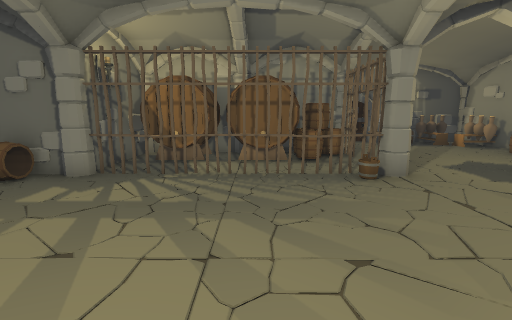
view 1 (above)

16 first-person views from a walk through a scene from a Unity 3-D project. The camera is 1.5 m above the floor, tilts 10° down and sees 90° across. Doors are open. The floor is counted in squares, 1 m on a side. Each view is taken from the middle of a square. On the plan, view 1 faces up. The plan holds only what a view shows up to about 13 squares ahead; the rest is blank. Some animated figures are left out.

view 2
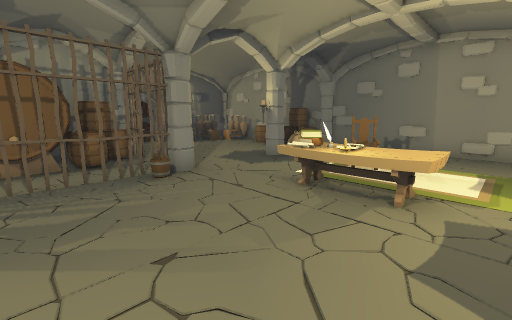

view 3
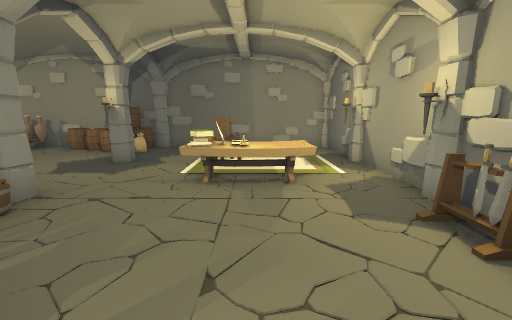

view 4
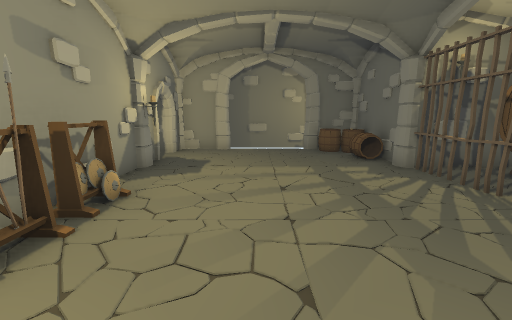

view 5
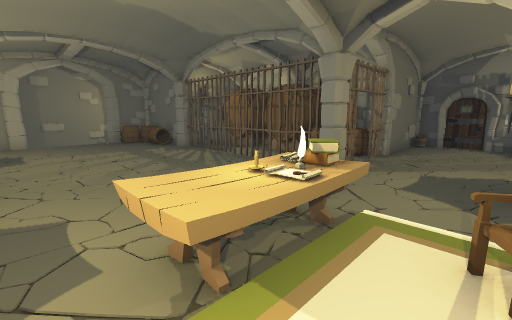

view 6
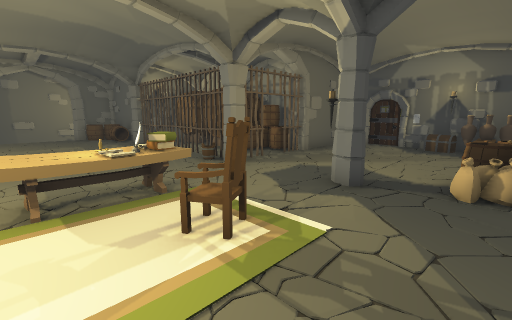

view 7
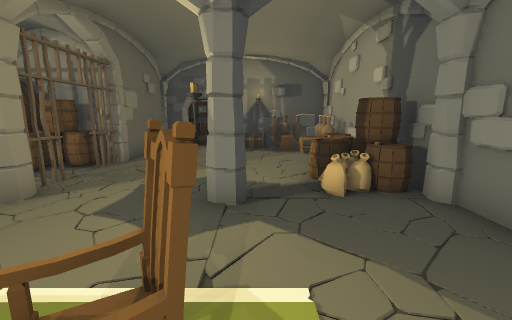

view 8
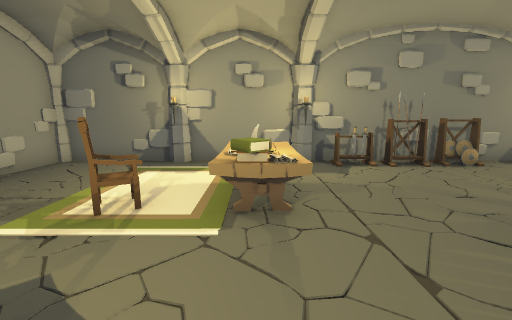

view 9
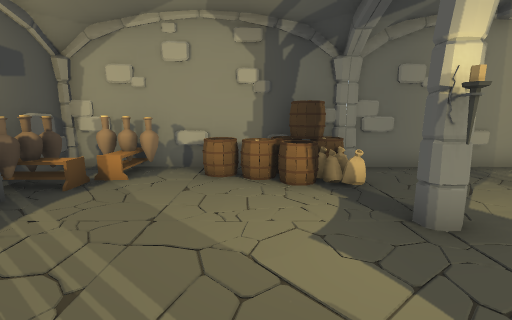

view 10
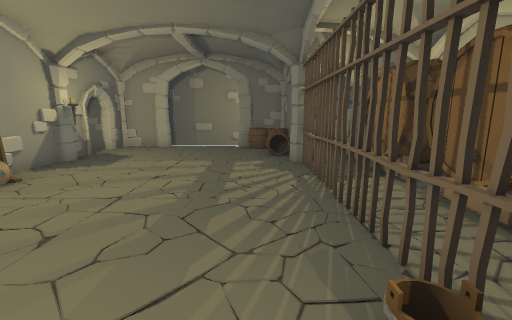

view 11
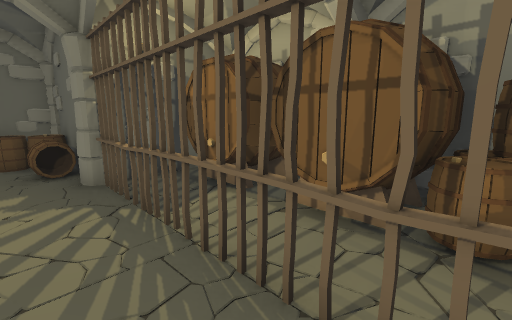

view 12
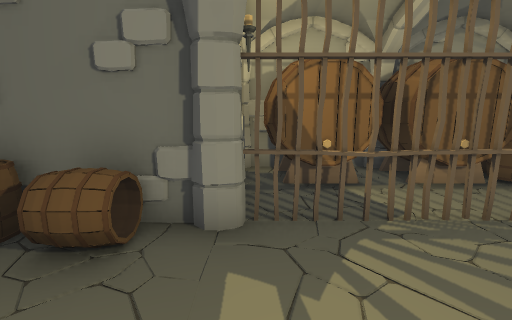

view 13
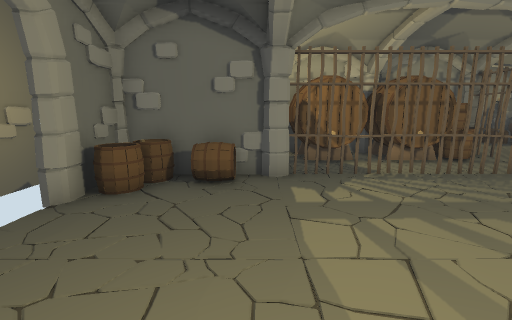

view 14
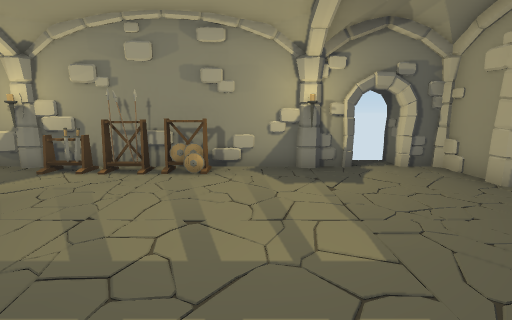

view 15
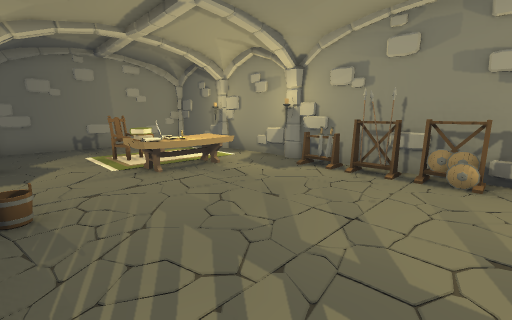

view 16
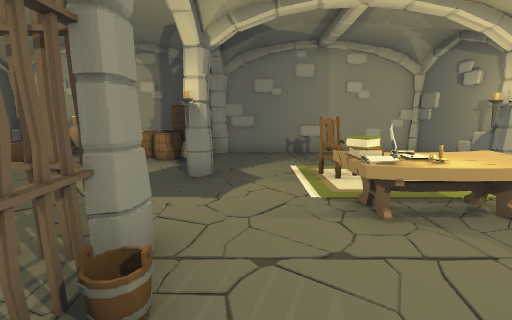

### Floor plan
Points are (right, up) in squares from view 1. A wall is a line through its corners. A room is listed if a view was taken in it or the views show most of it. See-through windows are left out.
Room 1 (views 1, 2, 3, 4, 5, 6, 7, 10, 11, 12, 13, 14, 15, 16)
walls: (3.2, 6.5) (-4.3, 6.5); (3.8, 6.2) (3.3, 6.2); (2.7, -1.3) (3.5, -1.2); (3.4, -1.4) (11.4, -1.4) (11.4, 6.6); (-4.4, 6.5) (-8.4, 6.5) (-8.4, 4.7); (-4.8, 6.4) (-5.5, 6.3); (-4.5, -1.1) (-2.4, -1.5); (7.1, 6.2) (7.2, 6.7); (-4.7, -1.1) (-4.2, -1.1); (-4.6, -1.4) (3.3, -1.4); (7.3, -1.2) (7.8, -1.2); (-5.6, -1.4) (-4.7, -1.4); (-8.2, 0.8) (-8.2, 0.3); (-8.4, 0.7) (-8.4, -1.4) (-7.3, -1.4); (-8.5, -0.8) (-8.1, -1.2); (11.5, 5.1) (11.2, 5.5)
low walls: (-2.3, 6.2) (-3.2, 6.2); (3.9, -1.4) (5, -1.2)
ways out: opening at (8.2, 6.8) to room 2; gap at (4, 6) to room 2; open door at (-9, 2.5); gap at (-6.5, -2)
objects: barrel (-8, 5) to (-7, 5); barrel (-8, 6) to (-7, 6); barrel (-6, 6); shield (-1, -1); shield (-1, 0); rack (0, -1) to (1, -1); sword (2, -1); bucket (3, 6); table (4, 1) to (6, 3); other object (5, 2); books (5, 3); books (5, 4); chair (7, 3) to (8, 3); bag (10, 7); barrel (11, 7)
Room 2 (views 8, 9)
walls: (3.9, 11.2) (3.9, 10.7); (3.3, 10.4) (2.1, 10.4); (6.5, 14.2) (6, 14.4) (4.8, 14.4); (7.6, 14.4) (6.4, 14.4); (3.6, 7.9) (3.6, 6.9); (2, 10.4) (1, 10.4); (3.6, 14.4) (3.6, 10.4); (3.5, 6.6) (3.5, 7.9); (11.3, 13.6) (11.2, 14.2) (10, 14.4); (11.2, 14.4) (9.4, 14.4); (-0.7, 10.4) (-1.9, 10.4); (11.4, 6.8) (11.4, 11.5); (-3.4, 10.4) (-4.2, 10.4); (-4.4, 10.1) (-4.4, 6.5)
ways out: opening at (8.2, 6.8) to room 1; gap at (4, 6) to room 1
objects: barrel (-4, 8) to (-1, 10); barrel (-1, 8) to (1, 10); barrel (2, 8); barrel (2, 9) to (2, 10); barrel (3, 9) to (3, 10); other object (7, 14); chest (8, 14); barrel (9, 8) to (10, 8); other object (9, 13) to (10, 14); barrel (10, 9) to (11, 9); barrel (10, 10) to (11, 10); other object (10, 12) to (12, 13); barrel (11, 8)

Positions as (right, up) in squares from view 1, and headings:
1: (0, 0), facing up
2: (0, 0), facing up-right
3: (-1, 2), facing right
4: (3, 2), facing left
5: (7, 0), facing up-left
6: (10, 1), facing up-left
7: (8, 2), facing up
8: (5, 7), facing down
9: (4, 9), facing right
10: (4, 5), facing left
11: (2, 5), facing up-left
12: (-4, 3), facing up
13: (-5, 0), facing up
14: (-3, 6), facing down
15: (-2, 6), facing down-right
16: (1, 5), facing right
